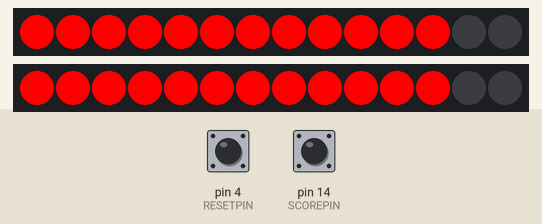
The sketch below on a simulated Arduino Uno, built with avr-gcc and run on an emulated ATmega328P. On the bench: 2 × 14 RGB LEDs in strip order, left to right. Inputs (shaded band) come from the test bench; at power-on: pin 14 (SCOREPIN) HIGH, pin 4 (RESETPIN) HIGH.

Above: at 1.2 s.
1.3 s: pin 14 (SCOREPIN) pulled LOW for 3.2 s
At 5.4 s:
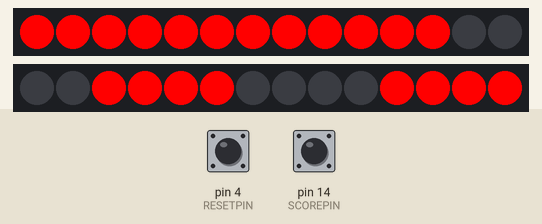
6.0 s: pin 14 (SCOREPIN) pulled LOW for 3.2 s
At 10.2 s:
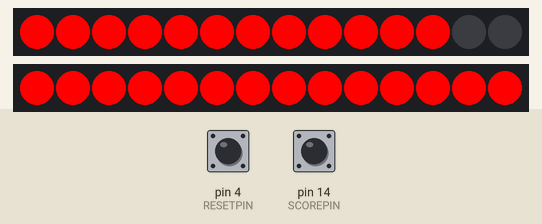
10.7 s: pin 4 (RESETPIN) pulled LOW for 0.15 s
At 11.4 s:
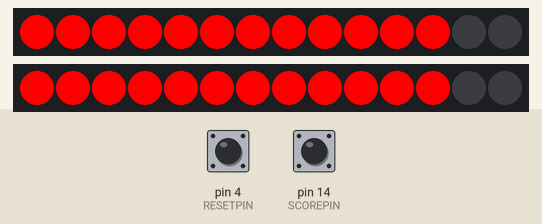
Timing chart, 0 to 13.7 s (numbered marks = the images above; inputs shaded):
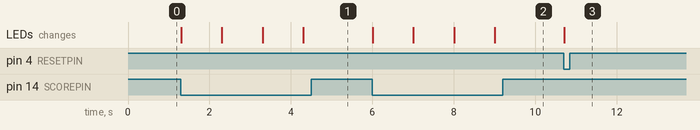

Measured:
- after the input at 1.3 s, the LEDs: first change at once (image 1 shows a later state)
- after the input at 6.0 s, the LEDs: first change at once (image 2 shows a later state)
- after the input at 10.7 s, the LEDs: change at once (image 3)

The sketch:

scorebord.ino
```cpp
#include "FastLED.h"

#define LED_COUNT 14
#define LED_PIN1 12
#define LED_PIN2 13
#define SCOREPIN 14
#define RESETPIN 4
#define BTNDEBOUNCE 1000

CRGB outputColor = CRGB::Red;

unsigned long lastResetTime;

int theScore = 0;


CRGB leds1[LED_COUNT];
CRGB leds2[LED_COUNT];

bool number0[14] = {1,1,1,1,1,1,1,1,1,1,1,1,0,0};
bool number1[14] = {0,0,1,1,1,1,0,0,0,0,0,0,0,0};
bool number2[14] = {1,1,1,1,0,0,1,1,1,1,0,0,1,1};
bool number3[14] = {1,1,1,1,1,1,1,1,0,0,0,0,1,1};
bool number4[14] = {0,0,1,1,1,1,0,0,0,0,1,1,1,1};
bool number5[14] = {1,1,0,0,1,1,1,1,0,0,1,1,1,1};
bool number6[14] = {1,1,0,0,1,1,1,1,1,1,1,1,1,1};
bool number7[14] = {1,1,1,1,1,1,0,0,0,0,0,0,0,0};
bool number8[14] = {1,1,1,1,1,1,1,1,1,1,1,1,1,1};
bool number9[14] = {1,1,1,1,1,1,1,1,0,0,1,1,1,1};

void setup() {
  FastLED.addLeds<NEOPIXEL, LED_PIN1>(leds1, LED_COUNT);
  FastLED.addLeds<NEOPIXEL, LED_PIN2>(leds2, LED_COUNT);

  pinMode(SCOREPIN, INPUT_PULLUP);
  pinMode(RESETPIN, INPUT_PULLUP);
  lastResetTime = millis();
}

void showNumber(int theNr)
{
  if(theNr > 9)
  {
    setNumber(2, theNr %10);
    setNumber(1, theNr /10);
  }else{
    setNumber(1, 0);
    setNumber(2, theNr);
  }

}

void setNumber(int dgit, int numbr)
{
  int currNr[14] = {0,0,0,0,0,0,0,0,0,0,0,0,0,0};
  for(int i = 0; i<LED_COUNT; i++)
  {
    switch(numbr)
    {
      case 0:
        currNr[i] = number0[i];
        break;
      case 1:
        currNr[i] = number1[i];
        break;
      case 2:
        currNr[i] = number2[i];
        break;
      case 3:
        currNr[i] = number3[i];
        break;
      case 4:
        currNr[i] = number4[i];
        break;
      case 5:
        currNr[i] = number5[i];
        break;
      case 6:
        currNr[i] = number6[i];
        break;
      case 7:
        currNr[i] = number7[i];
        break;
      case 8:
        currNr[i] = number8[i];
        break;
      case 9:
        currNr[i] = number9[i];
        break;
    }
  }
  for(int i = 0; i<LED_COUNT; i++)
  {
    if(currNr[i] == 1)
    {
      if(dgit == 1)
      {
        leds1[i] = outputColor;
      }else{
        leds2[i] = outputColor;
      }
    }else{
      if(dgit == 1)
      {
        leds1[i] = CRGB::Black;
      }else{
        leds2[i] = CRGB::Black;
      }
    }
  }
}

void loop() {
  showNumber(theScore);

  if(digitalRead(SCOREPIN) == 0 && ( millis() - lastResetTime) > BTNDEBOUNCE)
  {
    //score up
    Serial.println("SCORE UP!");
    theScore++;
    lastResetTime = millis();

  }
  if(digitalRead(RESETPIN) == 0 && (millis() - lastResetTime) > BTNDEBOUNCE)
  {
    //RESET
    theScore = 0;
    lastResetTime = millis();
  }

  FastLED.show();

}
```
